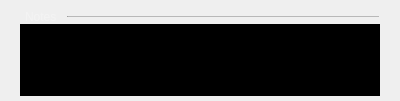
<?xml version="1.0" encoding="UTF-8"?>
<ui version="4.0">
 <class>InstrumentNotes</class>
 <widget class="QWidget" name="InstrumentNotes">
  <property name="geometry">
   <rect>
    <x>0</x>
    <y>0</y>
    <width>400</width>
    <height>101</height>
   </rect>
  </property>
  <property name="sizePolicy">
   <sizepolicy hsizetype="Preferred" vsizetype="Maximum">
    <horstretch>0</horstretch>
    <verstretch>0</verstretch>
   </sizepolicy>
  </property>
  <property name="minimumSize">
   <size>
    <width>0</width>
    <height>100</height>
   </size>
  </property>
  <property name="maximumSize">
   <size>
    <width>16777215</width>
    <height>175</height>
   </size>
  </property>
  <property name="windowTitle">
   <string>Form</string>
  </property>
  <property name="styleSheet">
   <string notr="true">
QCheckBox {
  spacing: 8px;
  background-color: transparent;
  font-size: 14px;
  font-weight: bold;
  color: rgba(255, 255, 255, 153);
}

QCheckBox::indicator {
  width: 14px;
  height: 14px;
  border: 2px solid rgb(74,100,255);
  border-radius: 4px;
}
QCheckBox::indicator:unchecked { background-color: transparent; }
QCheckBox::indicator:checked { background-color: rgb(74,100,255); }


Line
{
background-color: rgb(255, 39, 48);
color: rgb(255, 190, 190);
border: 1px solid rgba(255, 255, 255, 70);
}

QLabel {
	font-size: 12px;
	color: rgba(255, 255, 255, 70);
}

QTextEdit {
 background-color: rgb(0,0,0)
}
</string>
  </property>
  <layout class="QVBoxLayout" name="verticalLayout">
   <property name="spacing">
    <number>0</number>
   </property>
   <property name="leftMargin">
    <number>20</number>
   </property>
   <property name="topMargin">
    <number>0</number>
   </property>
   <property name="rightMargin">
    <number>20</number>
   </property>
   <property name="bottomMargin">
    <number>5</number>
   </property>
   <item>
    <layout class="QHBoxLayout" name="horizontalLayout">
     <property name="spacing">
      <number>10</number>
     </property>
     <property name="leftMargin">
      <number>5</number>
     </property>
     <property name="topMargin">
      <number>10</number>
     </property>
     <property name="bottomMargin">
      <number>0</number>
     </property>
     <item>
      <widget class="QLabel" name="label">
       <property name="text">
        <string>Notes</string>
       </property>
      </widget>
     </item>
     <item>
      <widget class="Line" name="line">
       <property name="sizePolicy">
        <sizepolicy hsizetype="Expanding" vsizetype="Fixed">
         <horstretch>0</horstretch>
         <verstretch>0</verstretch>
        </sizepolicy>
       </property>
       <property name="minimumSize">
        <size>
         <width>0</width>
         <height>1</height>
        </size>
       </property>
       <property name="maximumSize">
        <size>
         <width>16777215</width>
         <height>1</height>
        </size>
       </property>
       <property name="frameShadow">
        <enum>QFrame::Sunken</enum>
       </property>
       <property name="lineWidth">
        <number>1</number>
       </property>
       <property name="midLineWidth">
        <number>1</number>
       </property>
       <property name="orientation">
        <enum>Qt::Horizontal</enum>
       </property>
      </widget>
     </item>
    </layout>
   </item>
   <item>
    <widget class="QTextEdit" name="textEdit">
     <property name="html">
      <string>&lt;!DOCTYPE HTML PUBLIC &quot;-//W3C//DTD HTML 4.0//EN&quot; &quot;http://www.w3.org/TR/REC-html40/strict.dtd&quot;&gt;
&lt;html&gt;&lt;head&gt;&lt;meta name=&quot;qrichtext&quot; content=&quot;1&quot; /&gt;&lt;style type=&quot;text/css&quot;&gt;
p, li { white-space: pre-wrap; }
&lt;/style&gt;&lt;/head&gt;&lt;body style=&quot; font-family:'Ubuntu'; font-size:11pt; font-weight:400; font-style:normal;&quot;&gt;
&lt;p style=&quot;-qt-paragraph-type:empty; margin-top:0px; margin-bottom:0px; margin-left:0px; margin-right:0px; -qt-block-indent:0; text-indent:0px;&quot;&gt;&lt;br /&gt;&lt;/p&gt;&lt;/body&gt;&lt;/html&gt;</string>
     </property>
     <property name="textInteractionFlags">
      <set>Qt::LinksAccessibleByKeyboard|Qt::LinksAccessibleByMouse|Qt::TextBrowserInteraction|Qt::TextEditable|Qt::TextEditorInteraction|Qt::TextSelectableByKeyboard|Qt::TextSelectableByMouse</set>
     </property>
     <property name="placeholderText">
      <string>Insert notes here</string>
     </property>
    </widget>
   </item>
  </layout>
 </widget>
 <resources/>
 <connections/>
</ui>
